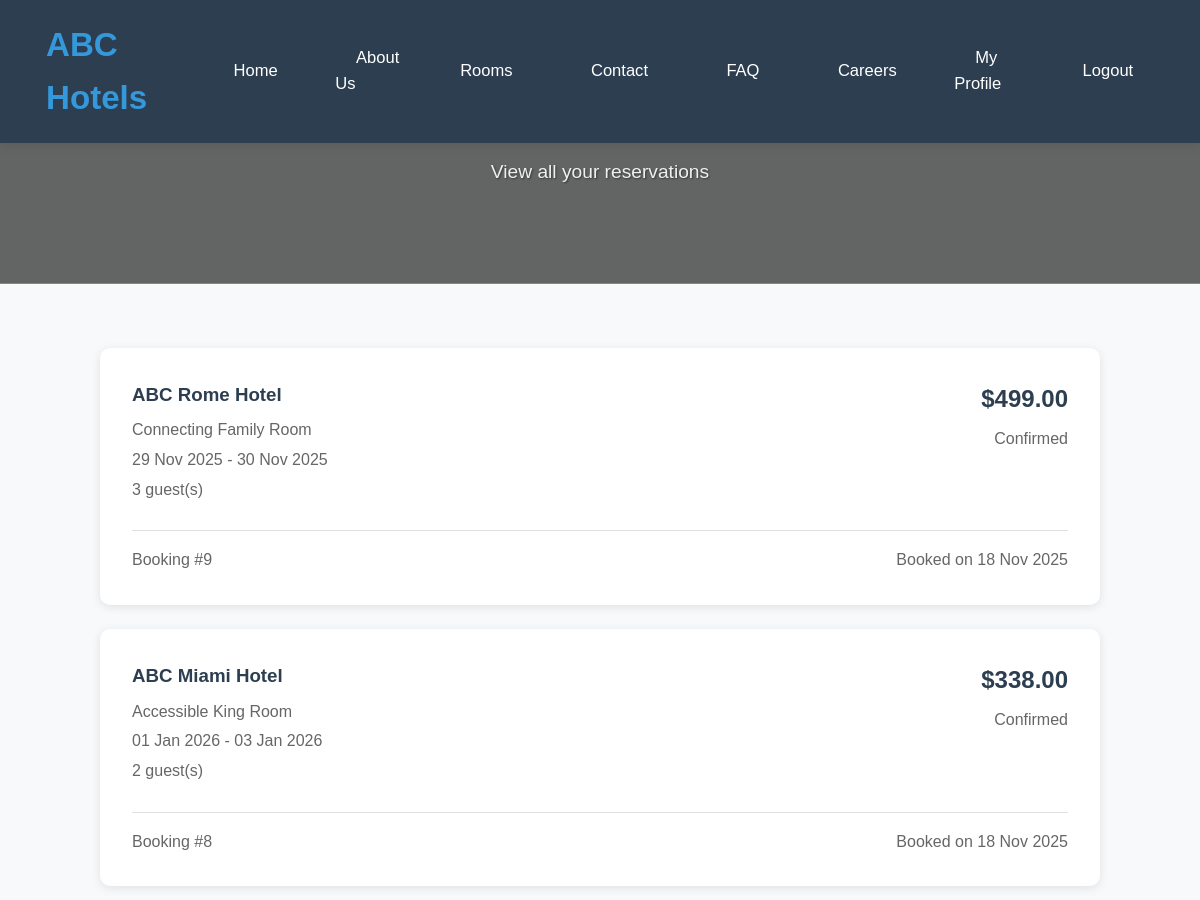
Before: /bookings/ (signed in, upper part) with the older database file.
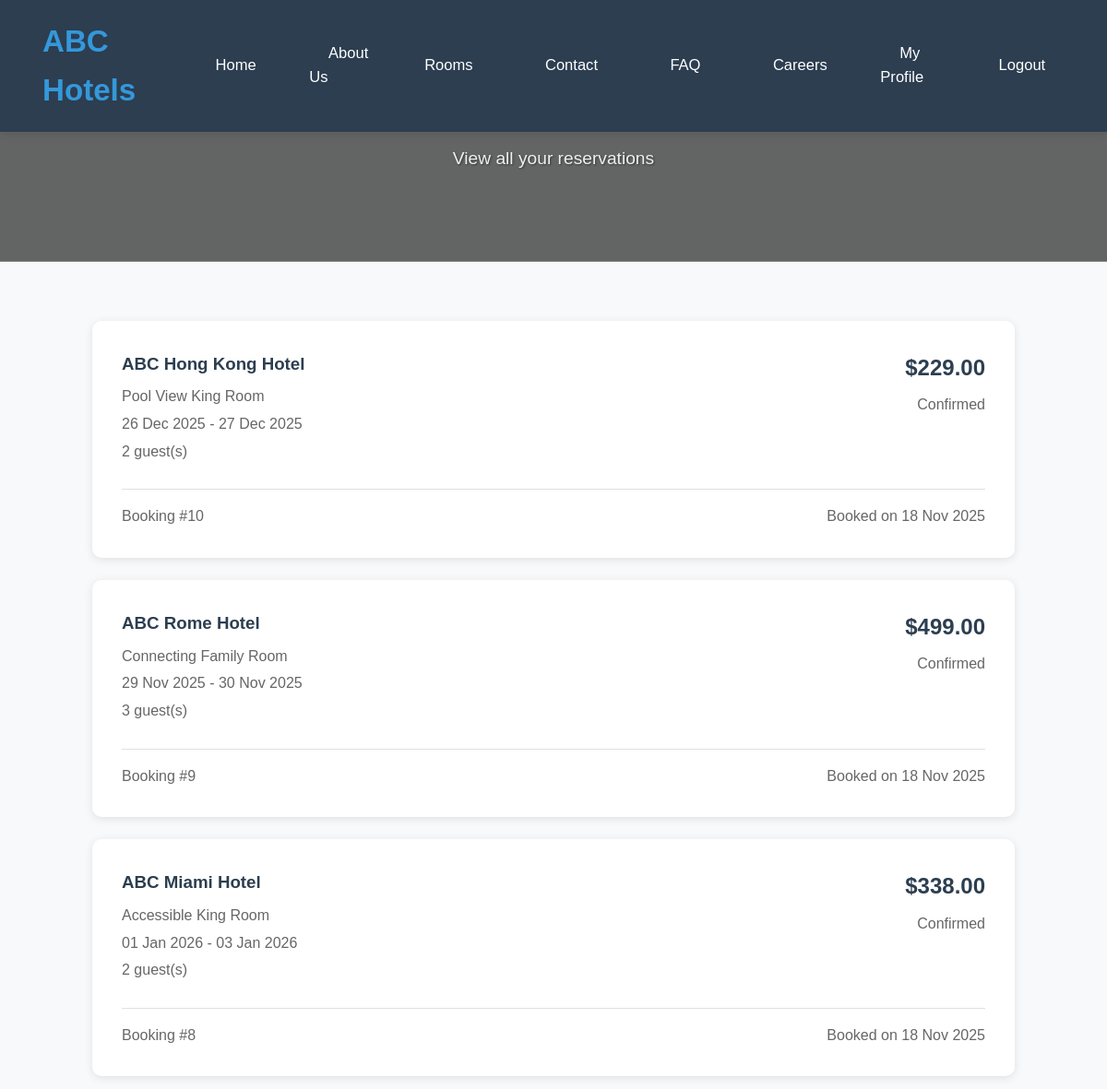
After: the same page with the newer database file.
### hotel/models.py (models this page shows, shortened)
class Booking(models.Model):
    STATUS_CHOICES = [
        ('confirmed', 'Confirmed'),
        ('checked_in', 'Checked In'),
        ('checked_out', 'Checked Out'),
        ('cancelled', 'Cancelled'),
    ]
    guest_name = models.CharField(max_length=100)
    guest_email = models.EmailField()
    guest_phone = models.CharField(max_length=20)
    room = models.ForeignKey(Room, on_delete=models.CASCADE,
    related_name='bookings')
    check_in = models.DateField()
    check_out = models.DateField()
    total_guests = models.PositiveIntegerField(default=1)
    status = models.CharField(max_length=20, choices=STATUS_CHOICES,
    default='confirmed')
    created_at = models.DateTimeField(auto_now_add=True)
    updated_at = models.DateTimeField(auto_now=True)
    @property
    def display_guests(self):
        if self.total_guests > 1:
            return self.total_guests
        else:
            return self.room.room_type.capacity
    @property
    def total_price(self):
        if self.check_in and self.check_out and self.room:
            nights = (self.check_out - self.check_in).days
            return nights * self.room.room_type.price_per_night
        return 0
    class Meta:
        ordering = ['-created_at']

class Room(models.Model):
    city = models.ForeignKey(City, on_delete=models.CASCADE, related_name='rooms')
    room_type = models.ForeignKey(RoomType, on_delete=models.CASCADE)
    is_available = models.BooleanField(default=True)
    image = models.ImageField(upload_to='images/room_specific/', blank=True,
    null=True, verbose_name='Room Specific Image')

class City(models.Model):
    name = models.CharField(max_length=100)
    description = models.TextField()
    image = models.ImageField(upload_to='images/city/', null=True, blank=True)
    is_active = models.BooleanField(default=True)
    class Meta:
        verbose_name = 'City'
        verbose_name_plural = 'Cities'

class RoomType(models.Model):
    name = models.CharField(max_length=100, unique=True)
    description = models.TextField()
    price_per_night = models.DecimalField(max_digits=8, decimal_places=2)
    capacity = models.PositiveIntegerField()
    image = models.ImageField(upload_to='images/room/', null=True, blank=True)
    class Meta:
        ordering = ['name']

### hotel/views.py (the view)
# urls.py: path('bookings/', views.booking_list, name='booking_list'),
@login_required
def booking_list(request):
    if request.user.is_authenticated:
        bookings = Booking.objects.filter(guest_email=request.user.email).order_by('-created_at')
    else:
        bookings = []
    context = {
        'bookings': bookings,
    }
    return render(request, 'booking_list.html', context)

### templates/booking_list.html (shortened to what this page needs)
{% extends 'base.html' %}
{% block content %}
<section class="hero-section" style="background-image: linear-gradient(rgba(0,0,0,0.6), rgba(0,0,0,0.6)), url('https://images.unsplash.com/photo-1566073771259-6a8506099945?ixlib=rb-4.0.3&auto=format&fit=crop&w=1920&q=80');">
    <div class="container">
        <h1 class="hero-title">My Bookings</h1>
        <p class="hero-subtitle">View all your reservations</p>
    </div>
</section>
<section style="padding: 4rem 0;">
    <div class="container">
        <div style="max-width: 1000px; margin: 0 auto;">
            {% if bookings %}
            <div style="display: grid; gap: 1.5rem;">
                {% for booking in bookings %}
                <div style="background: white; padding: 2rem; border-radius: 10px; box-shadow: 0 2px 10px rgba(0,0,0,0.1); cursor: pointer;"
                     onclick="window.location.href='{% url 'booking_detail' booking.id %}'"
                     onmouseover="this.style.boxShadow='0 4px 15px rgba(0,0,0,0.1)'; this.style.borderColor='#3498db';"
                     onmouseout="this.style.boxShadow='0 2px 10px rgba(0,0,0,0.1)'; this.style.borderColor='#e0e0e0';">
                    <div style="display: flex; justify-content: space-between; align-items: flex-start; margin-bottom: 1.5rem;">
                        <div style="flex: 2;">
                            <h3 style="color: #2c3e50; margin-bottom: 0.5rem;">ABC {{ booking.room.city.name }} Hotel</h3>
                            <p style="color: #666; margin: 0.25rem 0;">{{ booking.room.room_type.name }} Room</p>
                            <p style="color: #666; margin: 0.25rem 0;">{{ booking.check_in|date:"d M Y" }} - {{ booking.check_out|date:"d M Y" }}</p>
                            <p style="color: #666; margin: 0.25rem 0;">{{ booking.display_guests }} guest(s)</p>
                        </div>
                        <div style="text-align: right;">
                            <p style="font-size: 1.5rem; font-weight: bold; color: #2c3e50; margin: 0;">${{ booking.total_price }}</p>
                            <p style="color: #666; margin: 0.5rem 0 0 0; text-transform: capitalize;">{{ booking.status }}</p>
                        </div>
                    </div>
                    <div style="display: flex; justify-content: space-between; align-items: center; padding-top: 1rem; border-top: 1px solid #e0e0e0;">
                        <span style="color: #666;">Booking #{{ booking.id }}</span>
                        <span style="color: #666;">Booked on {{ booking.created_at|date:"d M Y" }}</span>
                    </div>
                </div>
                {% endfor %}
            </div>
            {% endif %}
        </div>
    </div>
</section>
{% endblock %}

Changed rows visible on the page:
added Booking: room.city.name "Hong Kong", room.room_type.name "Pool View King", check_in "26 Dec 2025", check_out "27 Dec 2025", display_guests "2", total_price "229.00", status "Confirmed", id "10", created_at "18 Nov 2025"
